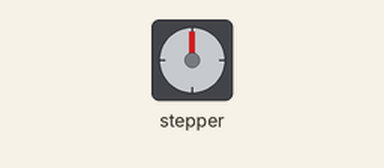
Recording of a sketch running on a simulated Arduino Uno, built with avr-gcc and run on an emulated ATmega328P. On the bench: stepper motor. Wiring (inferred from the names in the program): stepper motor (2048 steps per turn assumed): coils pin 8, pin 9, pin 10, pin 11.

Above: at 0.05 s.
At 4.95 s:
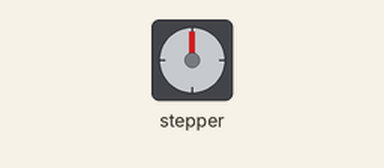
At 9.85 s:
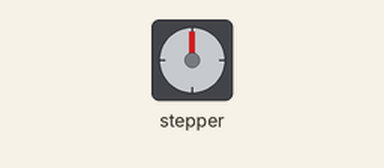
At 19.65 s:
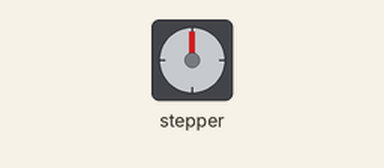
Timing chart, 0 to 27.2 s (numbered marks = the images above):
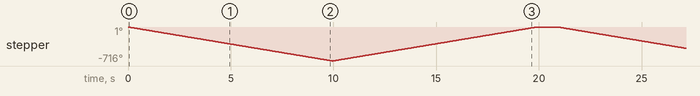

The sketch:

ESP32_28BYJ.ino
```cpp
/* eemplo tomado de la pagina de Luis Llamas (excelente) */

// No usa la libreria Stepper

//definicion de pins
const int motorPin1 = 8;    // 28BYJ48 In1
const int motorPin2 = 9;    // 28BYJ48 In2
const int motorPin3 = 10;   // 28BYJ48 In3
const int motorPin4 = 11;   // 28BYJ48 In4

//definicion variables
int motorSpeed = 1200;   //variable para fijar la velocidad
int stepCounter = 0;     // contador para los pasos
int stepsPerRev = 4076;  // pasos para una vuelta completa

//tablas con la secuencia de encendido (descomentar la que necesiteis)
//secuencia 1-fase
//const int numSteps = 4;
//const int stepsLookup[4] = { B1000, B0100, B0010, B0001 };

//secuencia 2-fases
//const int numSteps = 4;
//const int stepsLookup[4] = { B1100, B0110, B0011, B1001 };

//secuencia media fase
const int numSteps = 8;
const int stepsLookup[8] = { B1000, B1100, B0100, B0110, B0010, B0011, B0001, B1001 };

void setup()
{
  //declarar pines como salida
  pinMode(motorPin1, OUTPUT);
  pinMode(motorPin2, OUTPUT);
  pinMode(motorPin3, OUTPUT);
  pinMode(motorPin4, OUTPUT);
}

void loop()
{
  for (int i = 0; i < stepsPerRev * 2; i++)
  {
    clockwise();
    delayMicroseconds(motorSpeed);
  }
  for (int i = 0; i < stepsPerRev * 2; i++)
  {
    anticlockwise();
    delayMicroseconds(motorSpeed);
  }
  delay(1000);
}

void clockwise()
{
  stepCounter++;
  if (stepCounter >= numSteps) stepCounter = 0;
  setOutput(stepCounter);
}

void anticlockwise()
{
  stepCounter--;
  if (stepCounter < 0) stepCounter = numSteps - 1;
  setOutput(stepCounter);
}

void setOutput(int step)
{
  digitalWrite(motorPin1, bitRead(stepsLookup[step], 0));
  digitalWrite(motorPin2, bitRead(stepsLookup[step], 1));
  digitalWrite(motorPin3, bitRead(stepsLookup[step], 2));
  digitalWrite(motorPin4, bitRead(stepsLookup[step], 3));
}
```

Measured:
- by itself, stepper: turns 716° counter-clockwise in 9.9 s, then 716° clockwise in 9.9 s, repeating every 20.9 s
